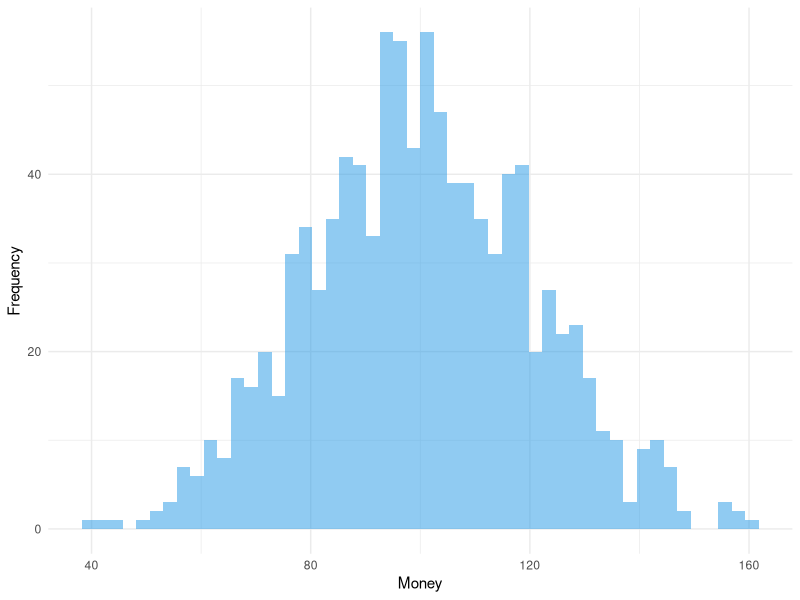

Write R code to recreate this figure. (Note: this script raises an error after producing the figure.)
## ---- chunk 1
library(ggplot2)
library(patchwork)
library(tidyr)
library(dplyr)
## ---- chunk 2
nA = 1000         # number of Agents
ID = seq_len(nA)  # ID of the Agents
M0pop = 100       # Mean amount of Money in the Start-Population

# generating Start-Population

PopNorm <- data.frame( ID = ID,
                       Money= sort(rnorm(nA, mean = M0pop, sd = 0.2 * M0pop))
                      )

## ---- chunk 3
ggplot(PopNorm, aes(x = Money)) +
  geom_histogram(position = "identity", alpha = 0.5, bins = 50, fill = 4) +
  ylab("Frequency") +
  scale_fill_manual(values = 4) +
  theme_minimal() +
  theme(legend.position = "top")
## ---- chunk 4
splitpair <- function(){
  rn <- runif(1)
  c(rn,1-rn)
}
splitpair()
## ---- chunk 5
calc_p <- function(M_dist) {
  Dist <- data.frame(Money = M_dist,
                     probwin = 0,
                     probmed = 0,
                     probmean = 0
                     )
  Sum <- data.frame(Money = c(min(Dist$Money),
                              max(Dist$Money),
                              median(Dist$Money),
                              mean(Dist$Money)
                              ),
                    probwin = 0,
                    probmed = 0,
                    probmean = 0
                    )
  rownames(Sum) <- c("min", "max", "med", "mean")
  M_Med <- Sum["med", "Money"]
  M_Mean <- Sum["mean", "Money"]
  for(i in 1:nrow(Dist)) {
    M_A <- Dist[i,"Money"]
    M_oA <- Dist[c(-i),"Money"]
    pwin <- M_oA*0
    pmed <- M_oA*0
    pmean <- M_oA*0
    for(ii in 1:NROW(M_oA)) {
      Pot <- max(M_A + M_oA[ii], 10e-8)
      pwin[ii] <- 1-min(1, M_A/Pot)
      pmed[ii] <- 1-min(1, M_Med/Pot)
      pmean[ii] <- 1-min(1, M_Mean/Pot)
    }
    Dist[i,"probwin"] <- mean(pwin)
    Dist[i,"probmed"] <- mean(pmed)
    Dist[i,"probmean"] <- mean(pmean)
  }
  for (i in c("probwin","probmed","probmean")) {
    Sum[[i]] = c(min(Dist[[i]]),
                    max(Dist[[i]]),
                    median(Dist[[i]]),
                    mean(Dist[[i]])
    )
  }

  Output <- list(Sum = Sum, Dist = Dist)
  return(Output)
}
## ---- chunk 6
probNorm <- calc_p(PopNorm$Money)
## ---- chunk 7
figProb <- function(Prob, Title, xmax) {
  Figd <- pivot_longer(data.frame(Prob$Dist),
                       cols = starts_with("p"),
                       names_to = "Outcome",
                       values_to = "Probability"
                       )
  Figs <- Prob$Sum

  Figp <- ggplot(data = Figd,
                 aes(x = Money,
                     y = Probability,
                     color = Outcome
                     )
                 ) +
    geom_point( alpha = 0.5, size = 1.5) +
    scale_color_manual(name = "Probability to",
                       values = c(2, 3, 4),
                       labels = c("gain more than the Mean",
                                  "gain more than the Median",
                                  "gain")
                       ) +
    ylim(0, 1) +
    xlim(0, xmax) +

    geom_vline(xintercept = Figs["med","Money"],
               linetype = "solid", color = 1) +
    annotate("text",
             x = Figs["med","Money"] * 0.95,
             y = 0,
             hjust = 1,
             vjust = 0,
             label = paste("Median =",
                           round(Figs["med","Money"], 0)),
             color = 1) +

    geom_vline(xintercept = Figs["mean","Money"],
               linetype = "dashed", color = 1) +
    annotate("text",
             x = Figs["mean","Money"] * 1.05,
             y = 0,
             hjust = 0,
             vjust = 0,
             label = paste("Mean =",
                           round(Figs["mean","Money"], 0)),
             color = 1) +

    geom_hline(yintercept = Figs["mean","probmed"],
             linetype = "solid", color = 3) +
    annotate("text",
             x = xmax,
             y = Figs["mean","probmed"] * 1.05,
             hjust = 1,
             vjust = 0,
             label = paste("Mean =",
                           round(Figs["mean","probmed"], 2)),
             color = 3) +

    geom_hline(yintercept = Figs["mean","probmean"],
               linetype = "solid", color = 2) +
    annotate("text",
             x = xmax,
             y = Figs["mean","probmean"]*0.95,
             hjust = 1,
             vjust = 1,
             label = paste("Mean =",
                           round(Figs["mean","probmean"], 2)),
             color = 2) +

    labs(title = Title) +
    theme_light() +
    theme(legend.position = "bottom")
  return(Figp)
}

figProb(ProbNorm, "Probability at Beginning", 250)
## ---- chunk 8
ecosim <- function( n, M_dist, TL = 0 ) {
  df <- data.frame(ID=seq(1,NROW(M_dist)),
                   nE=0,
                   MT_S=M_dist,
                   MT_E=M_dist
                   )
  if (TL > 0) {
    M_TL <- data.frame(n0 = df$MT_S)
  }
  for(i in 1:n) {
    rdf <- sample(df$ID, size=2)
    rds <- splitopt()
    df[rdf,"nE"] <- df[rdf,"nE"] + 1
    df[rdf,"MT_E"] <- sum( df[rdf,"MT_E"]) * rds
    if ( TL > 0 ) {
      if ( i %% TL == 0) {
        M_TL [[paste0("n",i)]]<- df$MT_E
      }
    }
  }
  Output <- list("Sum" = df)
  if ( TL > 0 ) {
    rownames(M_TL) <- df$ID
    Output$Timeline <- M_TL
  }
  return(Output)
}
## ---- chunk 9
df <- ecosim(50000, PopNorm$Money, TL = 500)
## ---- chunk 10
figHist <- function(Sim_Sum) {
  Fig <- pivot_longer(data.frame(Sim_Sum),
                      cols = starts_with("MT"),
                      names_to = "Distribution",
                      values_to = "Money"
                      )
  Fig$Distribution <-recode(Fig$Distribution,
                            "MT_S" = "at Begining",
                            "MT_E" = "at the End"
                            )
  Figp <- ggplot(Fig02, aes(x = Money, fill = Distribution)) +
    geom_histogram(position = "identity", alpha = 0.5, bins = 50) +
    ylab("Frequency") +
    scale_fill_manual(name = NULL, values = c(4,3)) +
    scale_color_manual(name = NULL, values = c(4, 3)) +
    theme_minimal() +
    theme(legend.position = "top")
  return(Figp)
}

figHist(df$Sum)
## ---- chunk 11
MTime <- data.frame(ID,df$Timeline)

sID <- c(1,2,3,nA/2-1,nA/2,nA/2+1,nA-2,nA-1,nA)
sMTime <- MTime[sID,]

Fig03 <- pivot_longer(data.frame(sMTime),
                      cols = !matches("ID"),
                      names_to = "Time",
                      names_prefix = "n",
                      names_transform = list(Time = as.integer),
                      values_to = "Money"
)

Fig03$ID <- sprintf("%04d", Fig03$ID)

ggplot(data = Fig03, aes(x = Time, y = Money, color = ID)) +
  geom_line() +
  ggtitle("Timeline for seven Agents") +
  xlab("number of exchanges") +
  labs(color = "Agents ID") +
  scale_color_manual(values = c(2,2,2, 1,1, 1,3,3,3)) +
  theme_light() +
  theme(legend.position = "right",
        legend.background = element_rect(fill = "white"))
## ---- chunk 12
FigA <- figProb(calc_p(MTime[,2]), "Probability at Beginning", 750)
FigB <- figProb(calc_p(MTime[,3]), "Probability after 500 exchanges", 750)
FigC <- figProb(calc_p(MTime[,4]), "Probability after 1000 exchanges", 750)
FigD <- figProb(calc_p(MTime[,NCOL(MTime)]), "Probability at the End", 750)

FigA 
FigB
FigC
FigD
